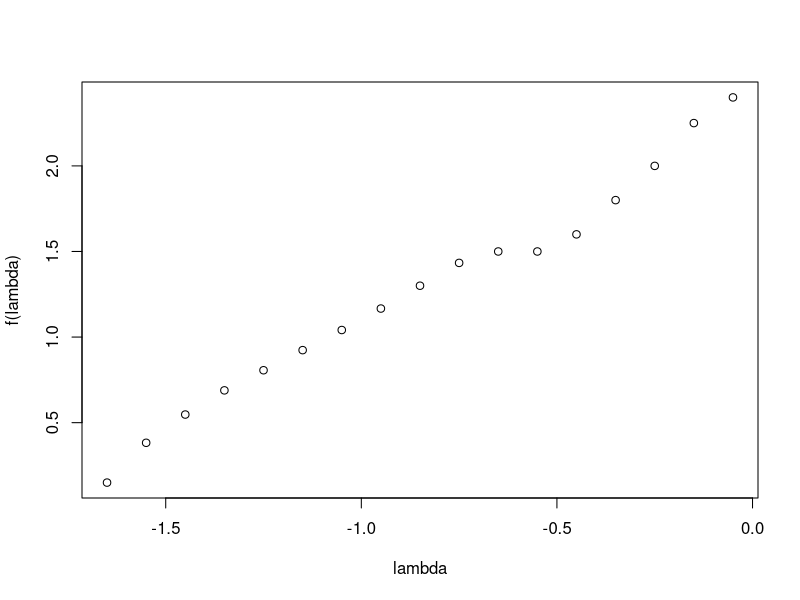
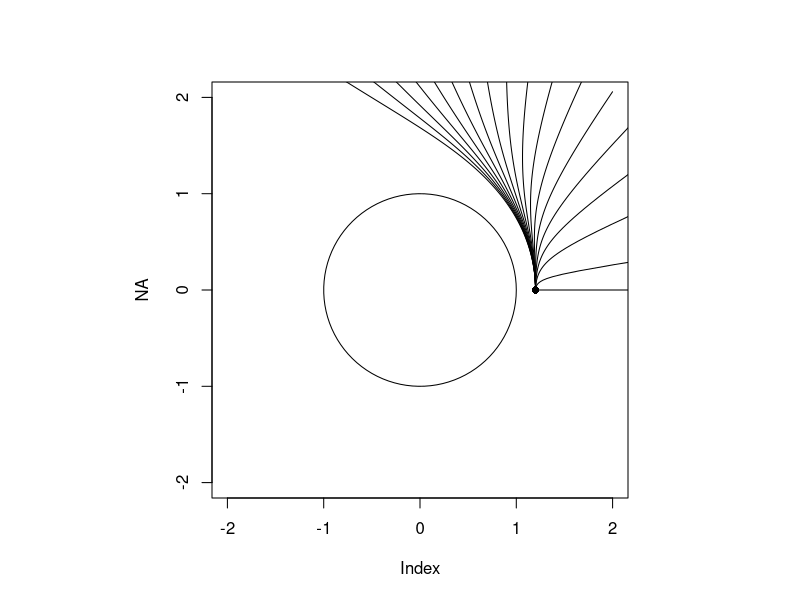
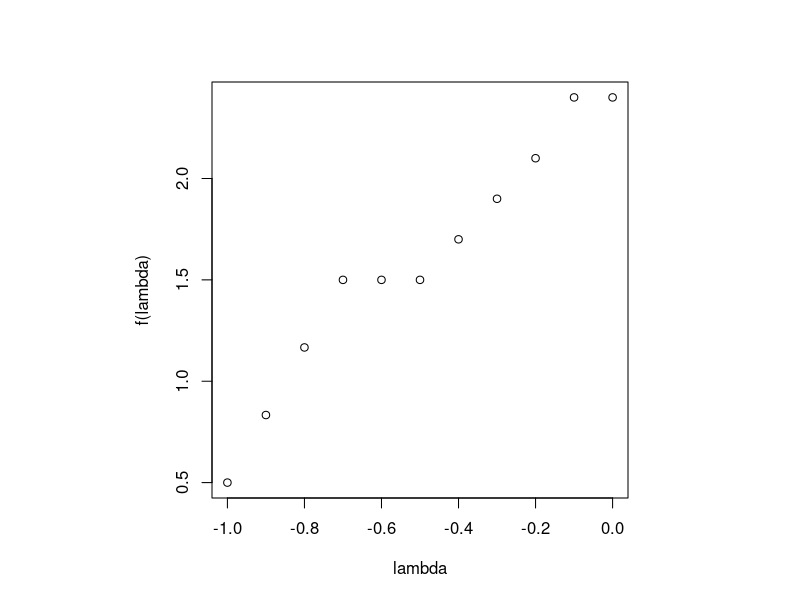
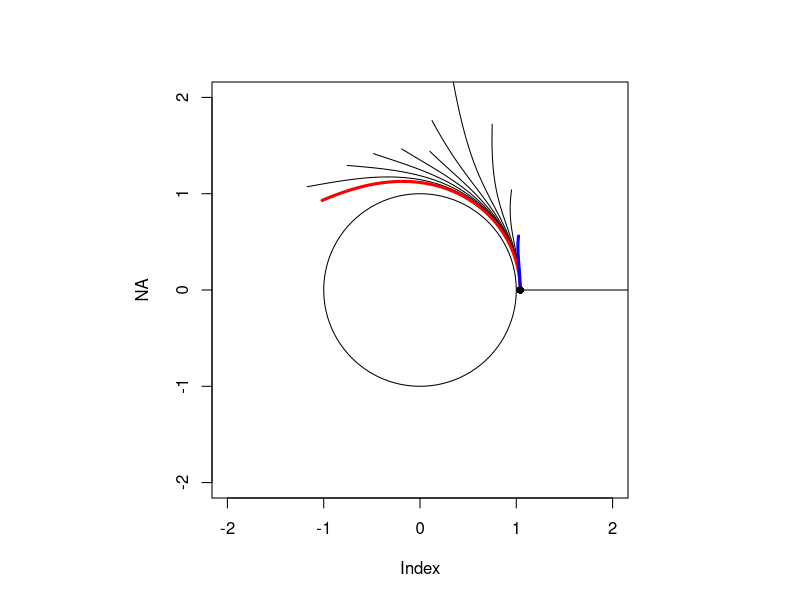

Write R code to recreate these figures, in order.
## ---- chunk 1
knitr::opts_chunk$set(echo = TRUE)
## ---- chunk 2
library("deSolve")
## ---- chunk 3
rdashdash <- function(r,rdash,lambda,M=1/2){
    x <- sqrt(1-2*M/r)
    return(
    (M*(4+lambda*(4-3*x))*r^2 + (-1+lambda*(-1+x))*r^3 + M*(3 + lambda*(3-2*x))*rdash^2 +
     2*r*(M^2*(-2+lambda*(-2+x)) + (-1+lambda*(-1+x))*rdash^2))/((-1+lambda*(-1+x))*r*(-2*M+r))
    )
}
## ---- chunk 4
string <- function(r0,lambda=0,angles=seq(from = 0, to = 0.5, by = 0.01)){

    parameters <- c(lambda = lambda, M = 1/2)
    state <- c(r = r0, rdash = 0)
    times <- angles

    Lorenz <- function(t, state, parameters){
        with(as.list(c(state, parameters)), {
            dr <- rdash
            drdash <- rdashdash(r, rdash, lambda, M)
            list(c(dr, drdash))
        })
    }
    
    out <- ode(y = state, times = times, func = Lorenz, parms = parameters)
    
    
    phi <- out[,1]
    r <- out[,2]
    
    return(cbind(r*cos(phi),r*sin(phi)))
}
## ---- chunk 5

dist <- 1.2
lambda <- seq(from = -0.05, to = -1.7, by = -0.1)
f <- approxfun(
    c(0,-0.1,-0.2,-0.5, -0.7, -1,  -1.4,     -1.6,-1.7),
    c(2.4,2.4, 2.1,1.5,   1.5, 1.1,  0.63, 0.3,0)
)

plot(lambda,f(lambda))

size <- 2
par(pty="s")
plot(NA,type="n",asp=1,xlim=c(-size,size),ylim=c(-size,size))
th <- seq(from=0,to=2*pi,len=100)
points(cos(th),sin(th),type='l')  # event horizon

for(l in lambda){
    points(string(r0 = dist, lambda = l, angles = seq(0,f(l),0.01)), type = 'l')
}

segments(dist,0,4,0)
docolour <- function(lambda,...){
    points(string(r0 = dist, lambda = lambda, angles=seq(0,f(lambda),0.01)), type='l', lwd=3, ...)
}
#docolour(-0.05,col='blue')
#docolour(-0.7,col='green')
#docolour(-1.4,col='red')
points(1.2,0,pch=16)
## ---- chunk 6

dist <- 1.04
lambda <- seq(from = 0, to = -1, by = -0.1)

f <- approxfun(
    c(0,-0.1,-0.2,-0.5, -0.7, -1,  -1.4,     -1.6,-1.7),
    c(2.4,2.4, 2.1,1.5,   1.5, 0.5,  0.63, 0.3,0)
)

plot(lambda,f(lambda))

size <- 2
par(pty="s")
plot(NA,type="n",asp=1,xlim=c(-size,size),ylim=c(-size,size))
th <- seq(from=0,to=2*pi,len=100)
points(cos(th),sin(th),type='l')  # event horizon

for(l in lambda){
    points(string(r0 = dist, lambda = l, angles = seq(0,f(l),0.01)), type = 'l')
}

segments(dist,0,4,0)
docolour <- function(lambda,...){
    points(string(r0 = dist, lambda = lambda, angles=seq(0,f(lambda),0.01)), type='l', lwd=3, ...)
}
docolour(0,col='red')
docolour(-1,col='blue')
points(dist,0,pch=16)
